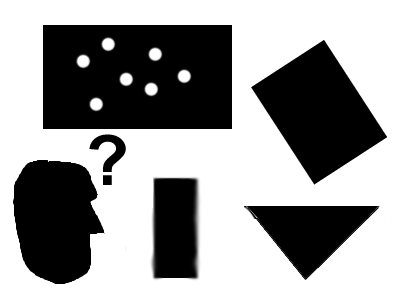
#> input picture data/pic1.png, 400 x 300 px, found by its file name
$ python Corner_Detector_Harris.py
#> lines starting #> are read from the running program, lines starting #| are printed output that depends on the picture; after the words box and inside, x2 and y2 are one past the last pixel; in counts of white or black regions, pixels touching at a corner belong together
import cv2
import numpy as np
from matplotlib import pyplot as plt

img = cv2.imread('data\pic1.png')
#> img is the input picture: shape (300, 400, 3); mean B, G, R 154.1, 154.1, 154.1
original = img.copy()
imgray = cv2.cvtColor(img, cv2.COLOR_BGR2GRAY)
imgray = np.float32(imgray) #cv2.cornerHarris() only takes float32 type of images

dst = cv2.cornerHarris(imgray, blockSize=2, ksize=3, k=0.04)
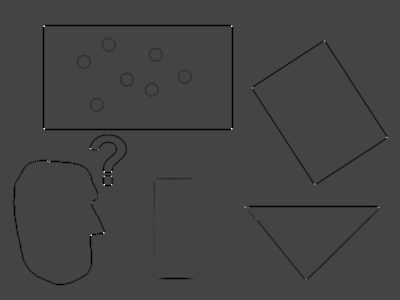
#> dst: shape (300, 400) float32; min -169130016, max 458335776, mean -3091635.8; drawn with min black and max white
#Last 3 arguments:
#blockSize: the size of neighbourhood considered for coner detection
#ksize: aperture parameter of Sobel derivative used.
#k: Harris detector free parameter in the equation.
dst = cv2.dilate(dst, None)
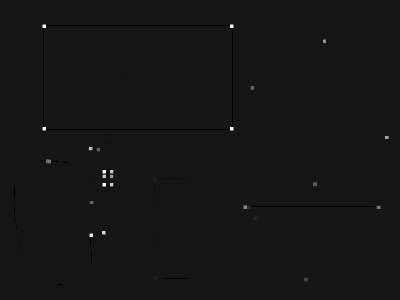
#> dst: shape (300, 400) float32; min -42282504, max 458335776, mean 404290.9; drawn with min black and max white
img[dst > 0.01 * dst.max()] = [0, 0, 255]
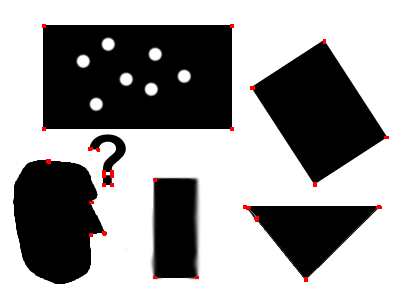
#> img: shape (300, 400, 3); 0.4% of pixels changed, all inside (x1, y1, x2, y2) = (42, 24, 389, 282)

plt.subplot(121)
plt.imshow(img)
plt.title('dst')
plt.subplot(122)
plt.imshow(original)
plt.title('original')
plt.show()
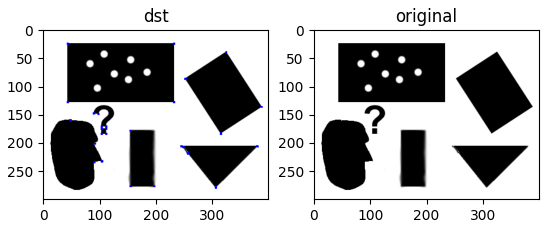
#> figure drawn by matplotlib, 2 panels; B, G, R data is drawn as R, G, B
#cv2.imshow('dst', img)
#cv2.imshow('original', original)
cv2.waitKey()
cv2.destroyAllWindows()

$ run again, with data/pic3.png copied over data/pic1.png
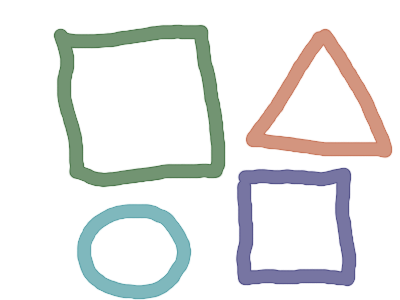
#> input picture data/pic3.png, 400 x 300 px, found by its file name
#> img is the input picture: shape (300, 400, 3); mean B, G, R 232.6, 233.5, 232.3
#> `dst = cv2.dilate(dst, None)`:
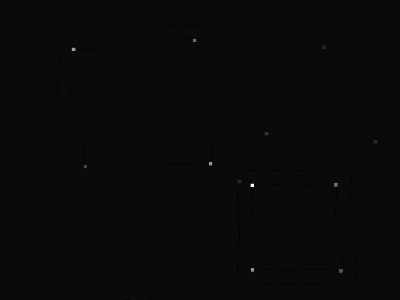
#> dst: shape (300, 400) float32; min -2351147.5, max 55150300, mean 11339.7; drawn with min black and max white
#> `img[dst > 0.01 * dst.max()] = [0, 0, 255]`:
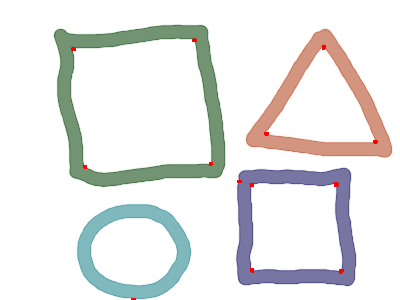
#> img: shape (300, 400, 3); 0.19% of pixels changed, all inside (x1, y1, x2, y2) = (71, 38, 378, 300)

$ run again, with data/pic4.png copied over data/pic1.png
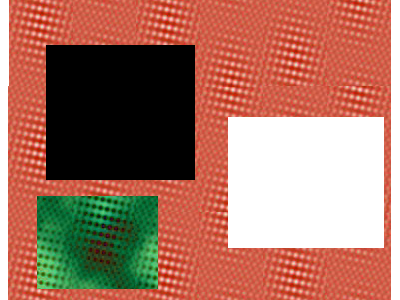
#> input picture data/pic4.png, 400 x 300 px, found by its file name
#> img is the input picture: shape (300, 400, 3); mean B, G, R 98.6, 115.2, 167.1
#> `dst = cv2.dilate(dst, None)`:
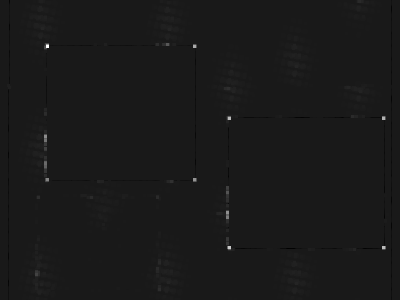
#> dst: shape (300, 400) float32; min -5094260.5, max 46292952, mean 113767.8; drawn with min black and max white
#> `img[dst > 0.01 * dst.max()] = [0, 0, 255]`:
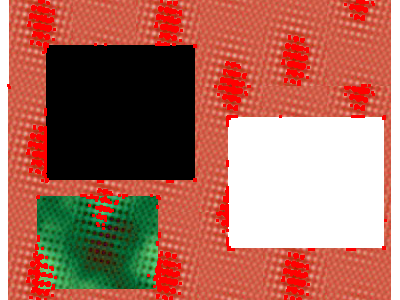
#> img: shape (300, 400, 3); 5.97% of pixels changed, all inside (x1, y1, x2, y2) = (7, 0, 387, 300)
